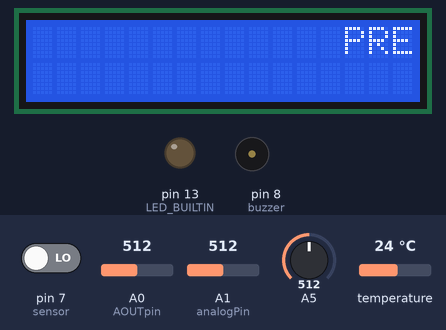
Bench run of a sketch on a simulated Arduino Uno, built with avr-gcc and run on an emulated ATmega328P. On the bench: 16×2 character LCD, output pins drawn as LEDs (lit = HIGH), buzzer (waves = sounding). The test bench sets the inputs (shaded band); at power-on: temperature 24 °C, A1 (analogPin) = 512, A5 = 512, pin 7 (sensor) LOW, A0 (AOUTpin) = 512. What the sketch prints to the serial monitor is not drawn.

Above: at 0.9 s.
At 23.4 s:
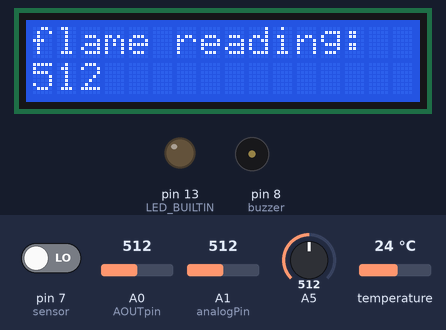
25.8 s: temperature set to 12 °C
At 27.0 s:
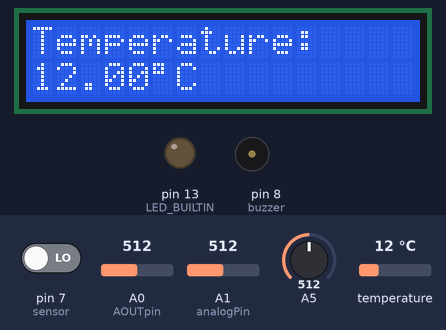
28.8 s: A1 (analogPin) set to 440
At 31.0 s:
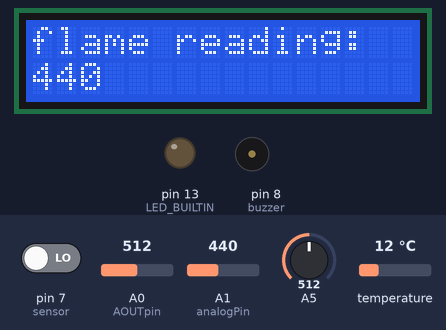
31.8 s: A5 set to 340
33.8 s: A5 set to 311
36.7 s: A1 (analogPin) set to 413
At 38.7 s:
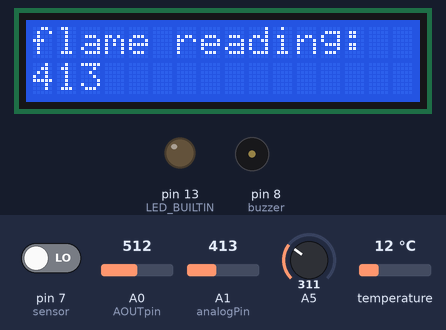
39.7 s: A1 (analogPin) set to 381
At 45.3 s:
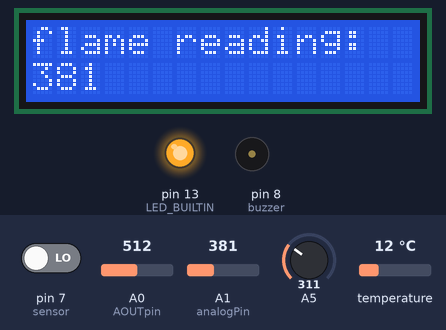
Timing chart, 0 to 45.7 s (numbered marks = the images above; inputs shaded):
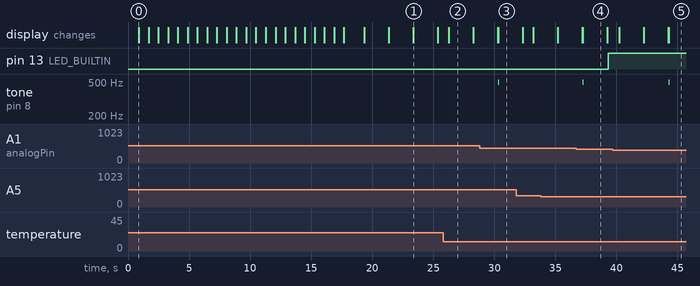

Measured:
- the behaviour switches between 400 and 399 on A1 (analogPin) (found by bisection; images 4 and 5)
- what the display in image 0 shows lasts 0.8 s, from 0.9 s to 1.7 s
- what the display in image 1 shows lasts 2.0 s, from 23.4 s to 25.4 s

The sketch:

Premise_Monitoring_System.ino
```cpp
/* KY-001 Temperature sensor, MQ-4 Gas Sensor,buzzer,KY-026 flame sensor,Photoresistor,PIR motion sensor and LCD display Circuit with Arduino */

#include <LiquidCrystal.h>

const int RS = 12, EN = 11, D4 = 5, D5 = 4, D6 = 3, D7 = 2;
LiquidCrystal lcd(RS,EN,D4,D5,D6,D7);             //set Uno pins that are connected to LCD, 4-bit mode

#include <OneWire.h>
#include <DallasTemperature.h>
#define ONE_WIRE_BUS 6 // Data wire is plugged into pin 6 on the Arduino
// Setup a oneWire instance to communicate with any OneWire devices (not just Maxim/Dallas temperature ICs)
OneWire oneWire(ONE_WIRE_BUS);
// Pass our oneWire reference to Dallas Temperature.
DallasTemperature sensors(&oneWire);

const int AOUTpin = 0; //the AOUT pin of the methane sensor goes into analog pin A0 of the arduino
int analogPin = A1; // KY-026 analog interface
int analogVal; //analog readings
int buzzer = 8; // set the buzzer control digital IO pin

int value;

int sensor = 7;              // the pin that the PIR motion sensor is atteched to
int state = LOW;             // by default, no motion detected
int val = 0;                 // variable to store the sensor status (value)

void setup() {
  Serial.begin(115200);//sets the baud rate

  pinMode(sensor, INPUT);
  pinMode(analogPin, INPUT);
  pinMode(AOUTpin, INPUT);//sets the pin as an input to the arduino
  pinMode(buzzer, OUTPUT); // set pin 8 as output
  pinMode(LED_BUILTIN, OUTPUT);
  lcd.begin(16,2);    //set 16 columns and 2 rows of 16x2 LCD

  sensors.begin();

  lcd.setCursor(15,0);
  lcd.print("PREMISE MONITOR SYSTEM");             //print project name once on first row
  for (int i = 0; i < 23; i++) {                    //moves "PREMISE MONITOR SYSTEM" to the left by 8 character
  lcd.scrollDisplayLeft();
  delay(800);
  }
//  lcd.clear();
  lcd.setCursor(0,0);
}
void loop()
{
  /*Photoresistor*/
  // read the input on analog pin A5:
  int sensorValue = analogRead(A5);
  // Convert the analog reading (which goes from 0 - 1023) to a voltage (0 - 5V):
  float voltage = sensorValue * (5.0 / 1023.0);
  // print out the value you read:
  Serial.print("Voltage:");
  Serial.println(voltage);
  delay(100);
  if(voltage <= 1.6){
  digitalWrite(LED_BUILTIN, HIGH);   // turn the LED on (HIGH is the voltage level)
  delay(100); // wait for a second
/*motion sensor activates*/
  val = digitalRead(sensor);   // read sensor value
  if (val == HIGH) {           // check if the sensor is HIGH
//    digitalWrite(led, HIGH);   // turn LED ON
//    delay(500);                // delay 100 milliseconds

    if (state == LOW) {
      lcd.clear();
      lcd.print("Motion detected!");
      Serial.println("Motion detected!");
      state = HIGH;       // update variable state to HIGH
    }
  }
  else {
//      digitalWrite(led, LOW); // turn LED OFF
//      delay(500);             // delay 200 milliseconds

      if (state == HIGH){
        lcd.clear();
        lcd.print("Motion stopped!");
        Serial.println("Motion stopped!");
        state = LOW;       // update variable state to LOW
    }
  }
  }
  else{
  digitalWrite(LED_BUILTIN, LOW);    // turn the LED off by making the voltage LOW
//  delay(100);
  }

  /*Temperature sensor*/
  // call sensors.requestTemperatures() to issue a global temperature
  // request to all devices on the bus
  sensors.requestTemperatures(); // Send the command to get temperatures
  lcd.clear();
  lcd.print("Temperature:");
  lcd.setCursor(0,1);
  lcd.print(sensors.getTempCByIndex(0)); //You can have more than one IC on the same bus. 0 refers to the first IC on the wire
  lcd.write(B11011111); // degree symbol
  lcd.print("C ");
  Serial.println(sensors.getTempCByIndex(0));
  delay(2000);
  lcd.clear();
  /*Gas sensor*/
  value = analogRead(AOUTpin); //reads the analaog value from MQ4 sensor's AOUT pin
//  lcd.setCursor(0,0);
  lcd.print("Gas level:");
  lcd.setCursor(0,1);
  lcd.print(value);//prints the gas value
  Serial.println(value);
  delay(2000);
  lcd.clear();
  if (value >= 15 && analogVal > 300) {
    for (int i = 0; i < 20; i++) {  // make a sound
    digitalWrite(buzzer, HIGH);
    delay(1); // delay 1ms
    digitalWrite(buzzer, LOW);
    delay(1);
  }
  }

  /*flame sensor*/
  analogVal = analogRead(analogPin);
//  lcd.setCursor(0,0);
  lcd.print("flame reading: ");
  lcd.setCursor(0,1);
  lcd.print(analogVal); // print analog value to LCD
  Serial.println(analogVal);
  delay(2000);
  lcd.clear();
  if (analogVal < 450 && value < 15){
    for (int i = 0; i < 50; i++) {  // make a sound
    digitalWrite(buzzer, HIGH);
    delay(2); // delay 2ms
    digitalWrite(buzzer, LOW);
    delay(2);
  }
  }
  if (value >= 15 && analogVal < 400 ){
    for (int i = 0; i < 150; i++) {  // make a sound
    digitalWrite(buzzer, HIGH);
    delay(3); // delay 3ms
    digitalWrite(buzzer, LOW);
    delay(2);
  }
  }
}
```
